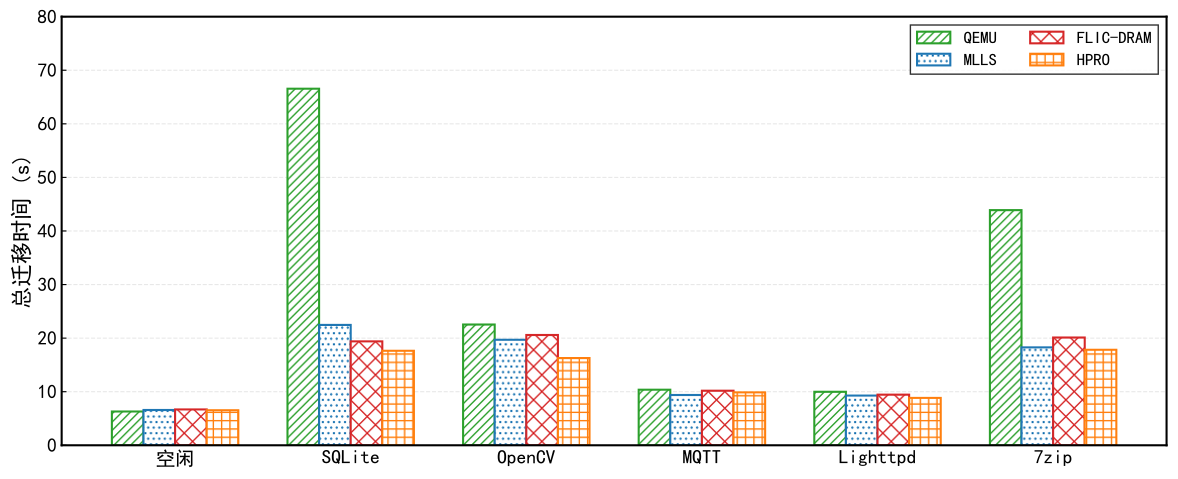

Write Python code to recreate this figure.
import matplotlib.pyplot as plt
import numpy as np

# --- 1. 样式设置 (学术风格 + 中文支持) ---
plt.rcParams['font.sans-serif'] = ['SimHei', 'SimSun', 'Arial Unicode MS']
plt.rcParams['font.family'] = 'sans-serif'
plt.rcParams['font.size'] = 14
plt.rcParams['axes.linewidth'] = 1.5
plt.rcParams['axes.unicode_minus'] = False
plt.rcParams['xtick.direction'] = 'in'
plt.rcParams['ytick.direction'] = 'in'

def plot_duration_bar_du3b():
    # --- 2. 数据准备 ---
    # 类别：Idle -> 空闲，其他保持英文
    categories = ['空闲', 'SQLite', 'OpenCV', 'MQTT', 'Lighttpd', '7zip']
    
    # 原始数据 (ms)
    pre_copy_raw = [11352, 119795, 40568, 18671, 17967, 79004]
    mlls_raw = [11853, 40433, 35442, 16895, 16695, 32894]
    flic_raw = [12046, 34911, 37048, 18323, 17000, 36197]
    ressnap_raw = [11777, 31759, 29299, 17777, 15913, 32084]

    # 【单位转换】 将数据除以 1000，转换为秒 (s)
    pre_copy = np.array(pre_copy_raw) / 1000.0 / 1.8
    mlls = np.array(mlls_raw) / 1000.0 / 1.8
    flic = np.array(flic_raw) / 1000.0 / 1.8
    ressnap = np.array(ressnap_raw) / 1000.0 / 1.8

    # --- 3. 绘图参数 ---
    x = np.arange(len(categories))
    width = 0.18
    
    fig, ax = plt.subplots(figsize=(12, 5))

    # 学术配色 (Tab10: Green, Blue, Red, Orange)
    c_qemu = '#2ca02c'
    c_mlls = '#1f77b4'
    c_flic = '#d62728'
    c_ress = '#ff7f0e'

    # --- 4. 绘制柱状图 ---
    ax.bar(x - 1.5 * width, pre_copy, width, label='QEMU', 
           color='white', edgecolor=c_qemu, hatch='////', linewidth=1.5)
    
    ax.bar(x - 0.5 * width, mlls, width, label='MLLS', 
           color='white', edgecolor=c_mlls, hatch='...', linewidth=1.5)
    
    ax.bar(x + 0.5 * width, flic, width, label='FLIC-DRAM', 
           color='white', edgecolor=c_flic, hatch='xx', linewidth=1.5)
    
    ax.bar(x + 1.5 * width, ressnap, width, label='HPRO', 
           color='white', edgecolor=c_ress, hatch='++', linewidth=1.5)

    # --- 5. 细节调整 ---
    # Y轴标签
    ax.set_ylabel('总迁移时间 (s)', fontsize=16)
    
    ax.set_xticks(x)
    ax.set_xticklabels(categories, fontsize=14)
    
    # 设置Y轴范围 
    # 数据最大值约 119.8s (SQLite)，设置上限为 140 比较合适
    ax.set_ylim(0, 80) 
    ax.yaxis.grid(True, linestyle='--', alpha=0.3)
    ax.set_axisbelow(True)

    # 图例设置 (横向排列)
    ax.legend(loc='upper right', frameon=True, edgecolor='black', 
              fancybox=False, fontsize=12, ncol=2)

    plt.tight_layout()

    # --- 6. 保存图片 ---
    plt.savefig('du3b.pdf', format='pdf', bbox_inches='tight')
    plt.show()

if __name__ == "__main__":
    plot_duration_bar_du3b()
